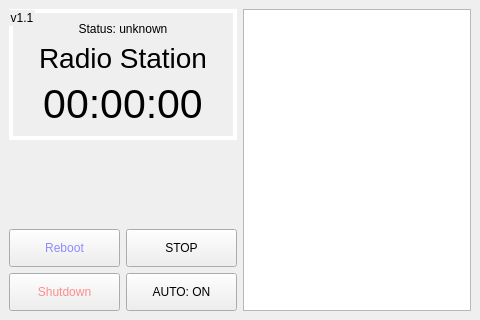
<?xml version="1.0" encoding="UTF-8"?>
<ui version="4.0">
 <class>MainWindow</class>
 <widget class="QMainWindow" name="MainWindow">
  <property name="geometry">
   <rect>
    <x>0</x>
    <y>0</y>
    <width>480</width>
    <height>320</height>
   </rect>
  </property>
  <property name="sizePolicy">
   <sizepolicy hsizetype="Fixed" vsizetype="Fixed">
    <horstretch>0</horstretch>
    <verstretch>0</verstretch>
   </sizepolicy>
  </property>
  <property name="focusPolicy">
   <enum>Qt::StrongFocus</enum>
  </property>
  <property name="windowTitle">
   <string>MainWindow</string>
  </property>
  <widget class="QWidget" name="centralwidget">
   <layout class="QHBoxLayout" name="horizontalLayout">
    <item>
     <layout class="QVBoxLayout" name="verticalLayout">
      <item>
       <widget class="QGroupBox" name="groupBox">
        <property name="sizePolicy">
         <sizepolicy hsizetype="Expanding" vsizetype="MinimumExpanding">
          <horstretch>0</horstretch>
          <verstretch>0</verstretch>
         </sizepolicy>
        </property>
        <property name="styleSheet">
         <string notr="true">QGroupBox {
	border: 4px solid rgb(255, 255, 255);
}</string>
        </property>
        <property name="title">
         <string>v1.1</string>
        </property>
        <layout class="QVBoxLayout" name="verticalLayout_2">
         <item>
          <widget class="QLabel" name="label_status">
           <property name="sizePolicy">
            <sizepolicy hsizetype="Preferred" vsizetype="Minimum">
             <horstretch>0</horstretch>
             <verstretch>0</verstretch>
            </sizepolicy>
           </property>
           <property name="text">
            <string>Status: unknown</string>
           </property>
           <property name="alignment">
            <set>Qt::AlignCenter</set>
           </property>
          </widget>
         </item>
         <item>
          <widget class="QLabel" name="label_radioname">
           <property name="sizePolicy">
            <sizepolicy hsizetype="Preferred" vsizetype="Minimum">
             <horstretch>0</horstretch>
             <verstretch>0</verstretch>
            </sizepolicy>
           </property>
           <property name="font">
            <font>
             <pointsize>21</pointsize>
            </font>
           </property>
           <property name="text">
            <string>Radio Station</string>
           </property>
           <property name="alignment">
            <set>Qt::AlignCenter</set>
           </property>
          </widget>
         </item>
         <item>
          <widget class="QLabel" name="label_time">
           <property name="sizePolicy">
            <sizepolicy hsizetype="Preferred" vsizetype="Minimum">
             <horstretch>0</horstretch>
             <verstretch>0</verstretch>
            </sizepolicy>
           </property>
           <property name="font">
            <font>
             <pointsize>31</pointsize>
            </font>
           </property>
           <property name="text">
            <string>00:00:00</string>
           </property>
           <property name="alignment">
            <set>Qt::AlignCenter</set>
           </property>
          </widget>
         </item>
        </layout>
       </widget>
      </item>
      <item>
       <spacer name="verticalSpacer">
        <property name="orientation">
         <enum>Qt::Vertical</enum>
        </property>
        <property name="sizeHint" stdset="0">
         <size>
          <width>0</width>
          <height>0</height>
         </size>
        </property>
       </spacer>
      </item>
      <item>
       <layout class="QGridLayout" name="gridLayout">
        <item row="0" column="1">
         <widget class="QPushButton" name="button_stop">
          <property name="sizePolicy">
           <sizepolicy hsizetype="Preferred" vsizetype="Expanding">
            <horstretch>0</horstretch>
            <verstretch>0</verstretch>
           </sizepolicy>
          </property>
          <property name="baseSize">
           <size>
            <width>0</width>
            <height>70</height>
           </size>
          </property>
          <property name="text">
           <string>STOP</string>
          </property>
         </widget>
        </item>
        <item row="1" column="1">
         <widget class="QPushButton" name="button_auto">
          <property name="sizePolicy">
           <sizepolicy hsizetype="Preferred" vsizetype="Expanding">
            <horstretch>0</horstretch>
            <verstretch>0</verstretch>
           </sizepolicy>
          </property>
          <property name="text">
           <string>AUTO: ON</string>
          </property>
         </widget>
        </item>
        <item row="0" column="0">
         <widget class="QPushButton" name="button_reboot">
          <property name="sizePolicy">
           <sizepolicy hsizetype="Preferred" vsizetype="Expanding">
            <horstretch>0</horstretch>
            <verstretch>0</verstretch>
           </sizepolicy>
          </property>
          <property name="baseSize">
           <size>
            <width>0</width>
            <height>70</height>
           </size>
          </property>
          <property name="styleSheet">
           <string notr="true">color: rgb(140, 140, 255);</string>
          </property>
          <property name="text">
           <string>Reboot</string>
          </property>
         </widget>
        </item>
        <item row="1" column="0">
         <widget class="QPushButton" name="button_shutdown">
          <property name="sizePolicy">
           <sizepolicy hsizetype="Preferred" vsizetype="Expanding">
            <horstretch>0</horstretch>
            <verstretch>0</verstretch>
           </sizepolicy>
          </property>
          <property name="styleSheet">
           <string notr="true">color: rgb(255, 140, 140);</string>
          </property>
          <property name="text">
           <string>Shutdown</string>
          </property>
         </widget>
        </item>
       </layout>
      </item>
     </layout>
    </item>
    <item>
     <widget class="QListWidget" name="radiolist">
      <property name="sizePolicy">
       <sizepolicy hsizetype="Expanding" vsizetype="Expanding">
        <horstretch>0</horstretch>
        <verstretch>0</verstretch>
       </sizepolicy>
      </property>
      <property name="focusPolicy">
       <enum>Qt::NoFocus</enum>
      </property>
      <property name="sizeAdjustPolicy">
       <enum>QAbstractScrollArea::AdjustToContentsOnFirstShow</enum>
      </property>
      <property name="editTriggers">
       <set>QAbstractItemView::NoEditTriggers</set>
      </property>
      <property name="showDropIndicator" stdset="0">
       <bool>false</bool>
      </property>
     </widget>
    </item>
   </layout>
  </widget>
 </widget>
 <resources/>
 <connections>
  <connection>
   <sender>button_shutdown</sender>
   <signal>clicked()</signal>
   <receiver>MainWindow</receiver>
   <slot>close()</slot>
   <hints>
    <hint type="sourcelabel">
     <x>875</x>
     <y>526</y>
    </hint>
    <hint type="destinationlabel">
     <x>802</x>
     <y>519</y>
    </hint>
   </hints>
  </connection>
 </connections>
</ui>
